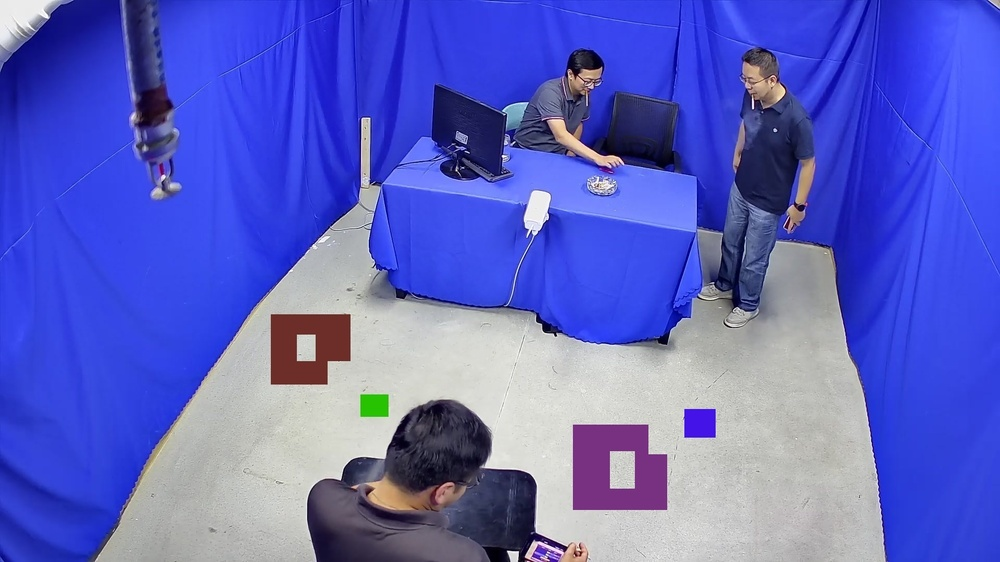
#> input picture untitled/Images_spin/images_labels/images/000810.jpg, 1000 x 562 px, shrunk from 1920 x 1080 before the run; its folder holds only this picture in this run
$ python run.py
#> lines starting #> are read from the running program, lines starting #| are printed output that depends on the picture
### untitled/Images_spin/func/function.py
#!/usr/bin/env python
import cv2
import numpy as np
import os
from Images_spin.setting import config


class Compute(object):
    scale = config.Date["scale"]

    def __init__(self, src, angle):
#> in process_img, img is the input picture: shape (562, 1000, 3); mean B, G, R 195.2, 99.5, 92.8
        self.src = src
        self.angle = angle

    def rotate_image(self):
        w = self.src.shape[1]
#> w = 1000
        h = self.src.shape[0]
#> h = 562
        rang_r = np.deg2rad(self.angle)
        nw = (abs(np.sin(rang_r) * h) + abs(np.cos(rang_r) * w)) * self.scale
#> nw = 986.7
        nh = (abs(np.cos(rang_r) * h) + abs(np.sin(rang_r) * w)) * self.scale
#> nh = 1147
        rot_mat = cv2.getRotationMatrix2D((nw * 0.5, nh * 0.5), self.angle, self.scale)
#> rot_mat = [[0.5, 0.866, -250], [-0.866, 0.5, 714]]
        het = np.array([(nw - w) * 0.5, (nh - h) * 0.5, 0])
#> het = [-6.65, 292.5, 0]
        rot_move = np.dot(rot_mat, het)
#> rot_move = [250, 152]
        rot_mat[0, 2] += rot_move[0]
        rot_mat[1, 2] += rot_move[1]
        image = cv2.warpAffine(self.src, rot_mat, (int(nw), int(nh)), flags=cv2.INTER_LANCZOS4)
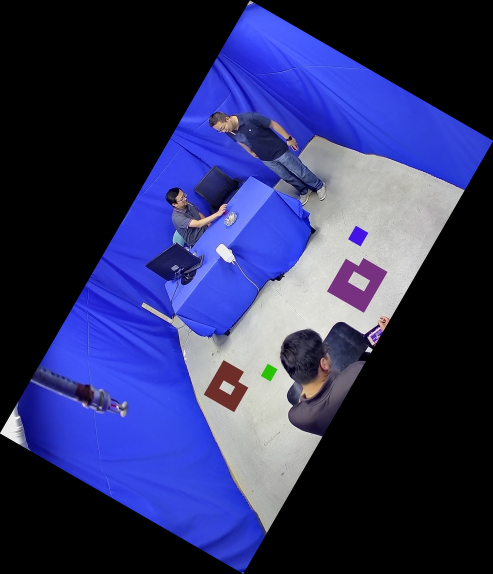
#> image: shape (1147, 986, 3) (shown at 1/2 size); mean B, G, R 97, 49.4, 46.1
        return image, rot_mat, nw, nh

    # [10 lines left out: function rotate_xml, not called in this run]


class ImgSpin(Compute):
    def __init__(self, img_path, tables_path, angle_list, img_save_path, tables_save_path, src, angle):
        super().__init__(src, angle)
        self.tables_save_path = tables_save_path
        self.img_save_path = img_save_path
        self.angle_list = angle_list
        self.tables_path = tables_path
        self.img_path = img_path

    def process_img(self):
        os.makedirs(self.img_save_path)
        os.makedirs(self.tables_save_path)
        for angle in self.angle_list:
            for img_name in os.listdir(self.img_path):
                n, s = os.path.splitext(img_name)
                if s == ".jpg":
                    img_path = os.path.join(self.img_path, img_name)
                    img = cv2.imread(img_path)
                    super(ImgSpin, self).__init__(src=img, angle=angle)
                    rotated_img, _, nw, nh = super(ImgSpin, self).rotate_image()
#> nw = 986.7; nh = 1147
                    save_name = n + '_' + str(angle) + ".jpg"
                    cv2.imwrite(self.img_save_path + save_name, rotated_img)
                    new_tables = self.process_tables(n, img, nw, nh)
                    save_path = os.path.join(self.tables_save_path + n + '_' + str(angle) + ".txt")
                    with open(save_path, 'w', encoding='utf-8') as g:
                        g.writelines(new_tables)
                    print("[%s] %s is processed." % (angle, img_name))

    def process_tables(self, n, img, nw, nh):
        new_tables = []
        tree = os.path.join(self.tables_path, n + '.txt')
#> (the run stopped early here; a loop or call above may not have finished)

$ run again, on untitled/Images_spin/images_labels/images/002338.jpg
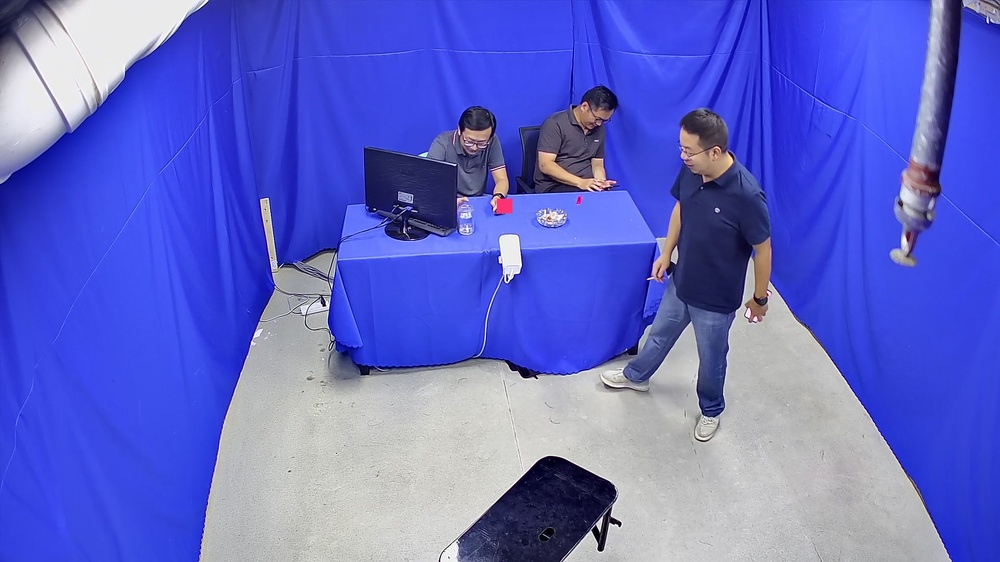
#> input picture untitled/Images_spin/images_labels/images/002338.jpg, 1000 x 562 px, shrunk from 1920 x 1080 before the run
#> in process_img, img is the input picture: shape (562, 1000, 3); mean B, G, R 201.6, 103.1, 96.1
#> in rotate_image, `image = cv2.warpAffine(self.src, rot_mat, (int(nw), int(nh)), flags=cv..`:
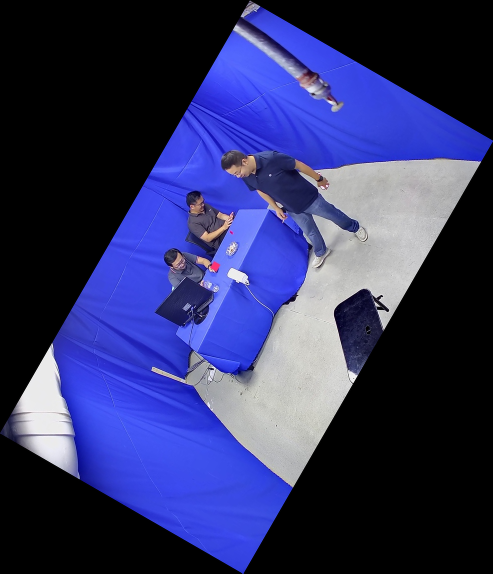
#> image: shape (1147, 986, 3) (shown at 1/2 size); mean B, G, R 100.2, 51.3, 47.8
#> in process_img, `rotated_img, _, nw, nh = super(ImgSpin, self).rotate_image()`: nw = 986.7; nh = 1147

$ run again, on untitled/Images_spin/images_labels/images/003678.jpg
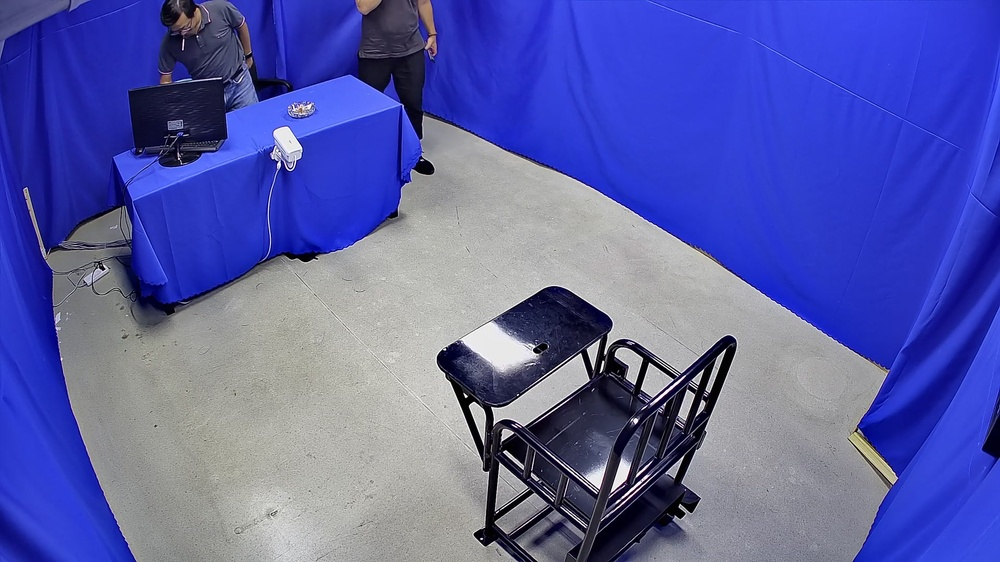
#> input picture untitled/Images_spin/images_labels/images/003678.jpg, 1000 x 562 px, shrunk from 1920 x 1080 before the run
#> in process_img, img is the input picture: shape (562, 1000, 3); mean B, G, R 168.1, 94.4, 89.1
#> in rotate_image, `image = cv2.warpAffine(self.src, rot_mat, (int(nw), int(nh)), flags=cv..`:
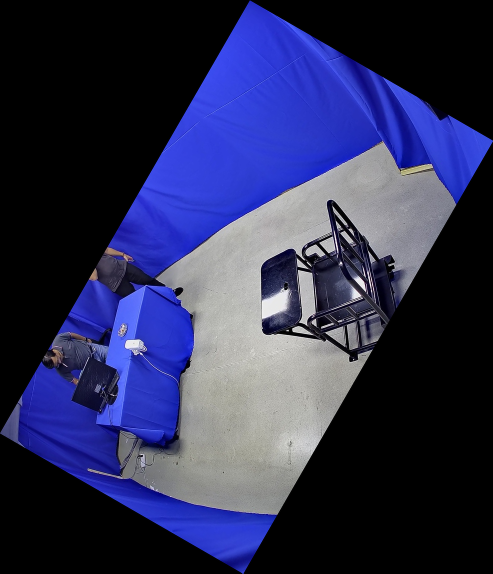
#> image: shape (1147, 986, 3) (shown at 1/2 size); mean B, G, R 83.6, 46.9, 44.3
#> in process_img, `rotated_img, _, nw, nh = super(ImgSpin, self).rotate_image()`: nw = 986.7; nh = 1147

$ run again, on untitled/Images_spin/images_labels/images/004144.jpg
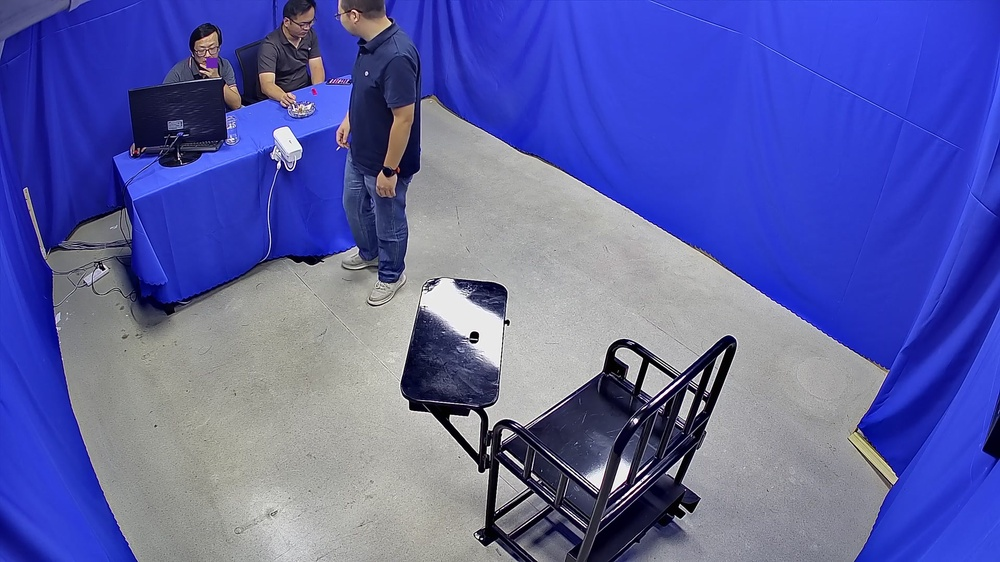
#> input picture untitled/Images_spin/images_labels/images/004144.jpg, 1000 x 562 px, shrunk from 1920 x 1080 before the run
#> in process_img, img is the input picture: shape (562, 1000, 3); mean B, G, R 166.3, 95.6, 90.3
#> in rotate_image, `image = cv2.warpAffine(self.src, rot_mat, (int(nw), int(nh)), flags=cv..`:
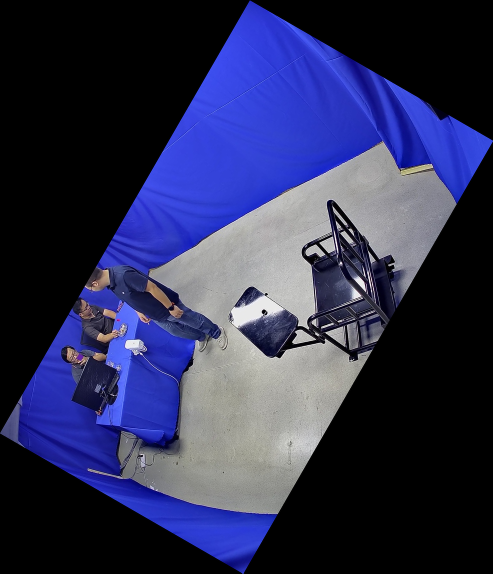
#> image: shape (1147, 986, 3) (shown at 1/2 size); mean B, G, R 82.7, 47.5, 44.9
#> in process_img, `rotated_img, _, nw, nh = super(ImgSpin, self).rotate_image()`: nw = 986.7; nh = 1147
